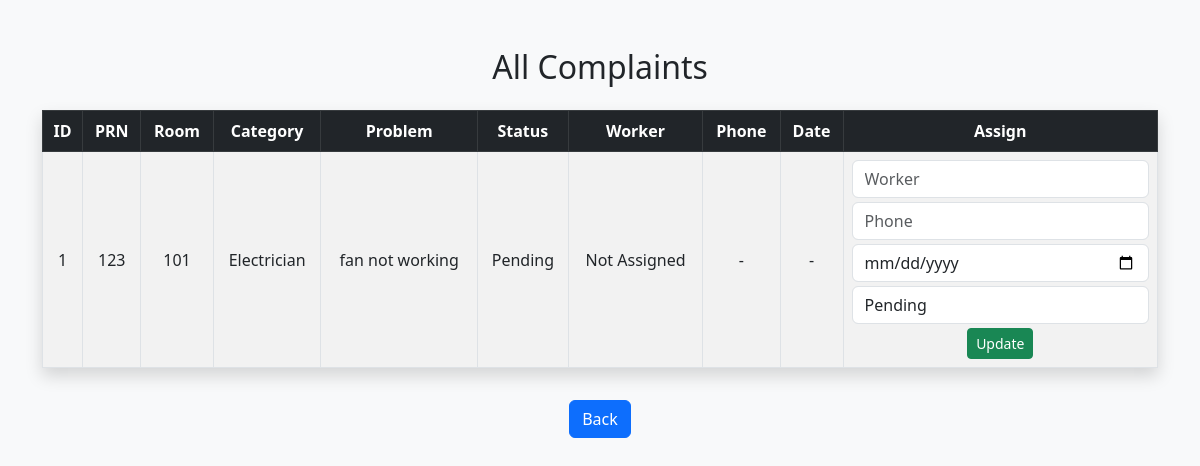
Screenshot of /pending_complaints with the database file from the repository.
### tables this page shows
CREATE TABLE complaints (
        id INTEGER PRIMARY KEY AUTOINCREMENT,
        student_prn TEXT,
        room_no TEXT,
        category TEXT,
        description TEXT,
        status TEXT,
        worker TEXT,
        phone TEXT,
        date TEXT
    );

### app.py (the view)
@app.route("/pending_complaints")
def pending_complaints():
    conn = sqlite3.connect("database.db")
    cur = conn.cursor()
    cur.execute("SELECT * FROM complaints WHERE status='Pending'")
    complaints = cur.fetchall()
    conn.close()
    return render_template("admin_view_complaints.html", complaints=complaints)

### templates/admin_view_complaints.html (shortened to what this page needs)
<!DOCTYPE html>
<html>
<head>
    <link href="https://cdn.jsdelivr.net/npm/bootstrap@5.3.0/dist/css/bootstrap.min.css" rel="stylesheet">
</head>
<body class="bg-light">
<div class="container mt-5 text-center">
    <h2 class="mb-4">All Complaints</h2>
    <table class="table table-bordered table-striped table-hover shadow text-center align-middle">
        <thead class="table-dark">
            <tr>
                <th>ID</th>
                <th>PRN</th>
                <th>Room</th>
                <th>Category</th>
                <th>Problem</th>
                <th>Status</th>
                <th>Worker</th>
                <th>Phone</th>
                <th>Date</th>
                <th>Assign</th>
            </tr>
        </thead>
        <tbody>
            {% for c in complaints %}
            <tr>
                <td>{{ c[0] }}</td>
                <td>{{ c[1] }}</td>
                <td>{{ c[2] }}</td>
                <td>{{ c[3] }}</td>
                <td>{{ c[4] }}</td>
                <td>{{ c[5] }}</td>
                <td>{{ c[6] }}</td>
                <td>{{ c[7] }}</td>
                <td>{{ c[8] }}</td>
                <td>
                    <form action="/assign_worker/{{ c[0] }}" method="POST">
                        <input type="text" name="worker" placeholder="Worker" required class="form-control mb-1">
                        <input type="text" name="phone" placeholder="Phone" required class="form-control mb-1">
                        <input type="date" name="date" required class="form-control mb-1">
                        <select name="status" class="form-control mb-1">
                            <option>Pending</option>
                        </select>
                        <button class="btn btn-success btn-sm">Update</button>
                    </form>
                </td>
            </tr>
            {% endfor %}
        </tbody>
    </table>
    <a href="/admin_dashboard" class="btn btn-primary mt-3">Back</a>
</div>
</body>
</html>

### rows the page displays
complaints: id "1", student_prn "123", room_no "101", category "Electrician", description "fan not working", status "Pending", worker "Not Assigned", phone "-", date "-"
